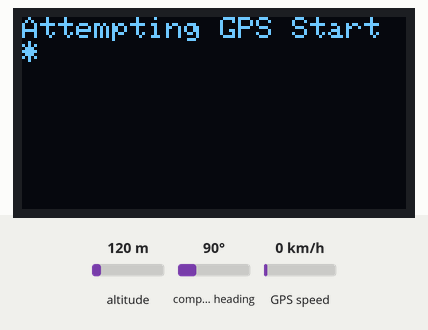
This sketch was run on a simulated ESP32. Shown: 128×64 one-colour display. The inputs (shaded band) are chosen by the test bench; at power-on: altitude 120 m, compass heading 90°, GPS speed 0 km/h. The GPS gets a fix after 3 s at 37.7749, -122.4194 with 8 satellites; what the sketch prints to the serial monitor is not drawn.

Above: at 1.2 s.
At 2.3 s:
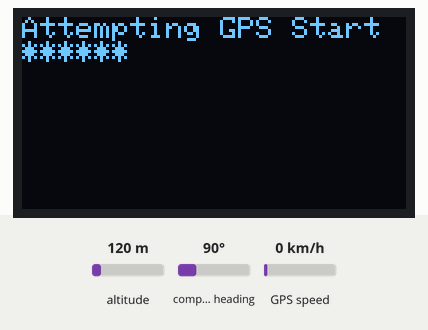
At 3.4 s:
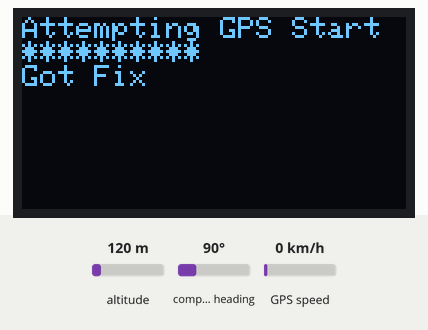
At 4.5 s:
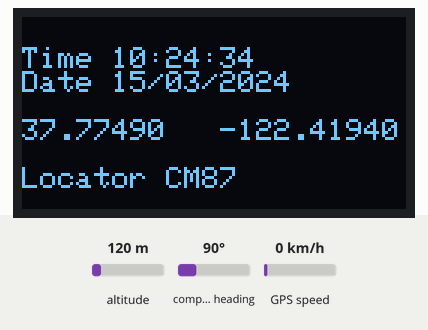
At 20.8 s:
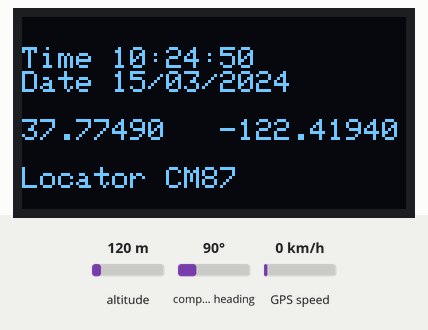
At 38.2 s:
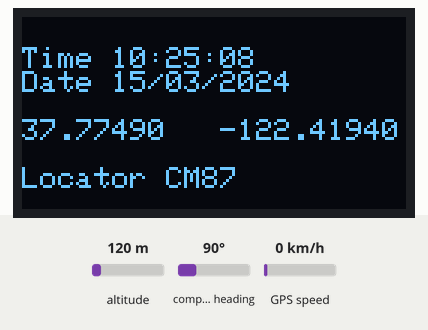

The sketch:

GPS_Time_Location_OLED.ino
```cpp
// (licence header left out)
/*****************************************************************************************************************
*** This is the third in a series of programs that culminates in a WSPR beacon transmitter. Each program       ***
*** builds on the previous one by adding 1 component or more code. This program gets the date, time, and       ***
*** location from GPS and displays this in the serial monitor and on the OLED display                          ***
*** The OLED library is Adafruit_SSD1306 which also requires Adafruit_GFX. Both are available from the Arduino ***
*** library manager                                                                                            ***
******************************************************************************************************************/
#define DEBUG  // Comment this line to supress debugging to the serial port

#include <TinyGPSPlus.h>
#include <HardwareSerial.h>
#include <Adafruit_GFX.h>      //  Adafruit 1.11.9
#include <Adafruit_SSD1306.h>  //  Adafruit 2.5.9


HardwareSerial gpsPort(2);
TinyGPSPlus gps;
#define RX_PIN 16          // ESP32 Pin connected to the TX of the GPS module
#define TX_PIN 17          // ESP32 Pin connected to the RX of the GPS module
const int GPSBaud = 9600;  // set to your GPS baud rate. Some are 4800, some are 9600
char locator[5] = "****";  // will be computed from gps latitude and longitude
//OLED Display
#define SCREEN_WIDTH 128                                           // OLED display width, in pixels
#define SCREEN_HEIGHT 64                                           // OLED display height, in pixels
Adafruit_SSD1306 display(SCREEN_WIDTH, SCREEN_HEIGHT, &Wire, -1);  // create an instance of the SSD1306

/***************************************************************************************
***                          Initialse the OLED                                      ***
****************************************************************************************/
void initialiseDisplay() {
  if (!display.begin(SSD1306_SWITCHCAPVCC, 0x3C)) {  // Address found in I2C_Scanner.ino = 0x3C
    Serial.println("SSD1306 allocation failed");     // if the display isn't found you can't write an error message on it
  } else {
    display.clearDisplay();
    display.setTextSize(1);
    display.setTextColor(WHITE);
    display.setCursor(0, 10);
    display.display();  // you need display.display() or you don't update the display
  }
}
/******************************[ smartDelay ] ************************************************
*** allow the gps to be updated while having a delay in the program                        ***
**********************************************************************************************/
static void smartDelay(unsigned long ms) {
  unsigned long start = millis();
  do {
    while (gpsPort.available())
      gps.encode(gpsPort.read());
  } while (millis() - start < ms);
}

/************************************[ initialiseGPS ] **************************************
***  initialise the GPS module and wait till a valid set of data is received              ***
*********************************************************************************************/

void initialiseGPS() {
  int attempts = 1;
  boolean validData = false;  // the isValid flag only indicates a valid sentence was received, it doesn't mean the data is valid

  display.clearDisplay();
  display.setCursor(0, 0);
  display.println("Attempting GPS Start");
  display.display();
  gpsPort.begin(GPSBaud, SERIAL_8N1, RX_PIN, TX_PIN);
  gps.encode(gpsPort.read());
  validData = ((gps.date.day() > 0) && (gps.date.month() > 0) && (gps.date.year() > 0) && ((abs(gps.location.lat()) > 0.1)) && ((abs(gps.location.lng()) > 0.1)));  //apparently these all come back as zero if no fix but gps.date.isValid() is true
  while (!validData) {
    gps.encode(gpsPort.read());
    validData = ((gps.date.day() > 0) && (gps.date.month() > 0) && (gps.date.year() > 0) && ((abs(gps.location.lat()) > 0.1)) && ((abs(gps.location.lng()) > 0.1)));  //apparently these all come back as zero if no fix but gps.date.isValid() is true
#ifdef DEBUG                                                                                                                                                          // newlines on serial port
    if (attempts % 60 == 0) {
      Serial.println();
    } else {
      Serial.print("*");
    }
#endif

    if (attempts % 120 == 0) {  // new screen on OLED
      display.clearDisplay();
      display.setCursor(0, 0);
      display.println("Attempting GPS Start");
    } else {
      display.print("*");
      display.display();
    }
    attempts++;
    smartDelay(200);
  }

  display.println();
  display.println("Got Fix");
#ifdef DEBUG
  Serial.println();
  Serial.println("Got Satellite Fix");
#endif
  display.display();
  delay(1000);  // or you won't see the starting messages
}

/****************************[serialPadZero] ******************************************************
***       print a "0" in front of a single digit number in the Serial Monitor Output            ***
***************************************************************************************************/
void serialPadZero(int aNumber) {
  if (aNumber < 10) {
    Serial.print("0");
    Serial.print(aNumber);
  } else {
    Serial.print(aNumber);
  }
}
/***************************[displayPadZero]*************************************************
*** displayPadZero - print a "0" in front of a single digit number OLED display           ***
*********************************************************************************************/
void displayPadZero(int aNumber) {
  if (aNumber < 10) {
    display.print("0");
    display.print(aNumber);
  } else {
    display.print(aNumber);
  }
}


/**************************[mainScreen]*************************************************
***  This is the data I want to see all the time.                                    ***
***  1st line shows Time, 2nd Date, 3rd Latitude and Longitude, 4th Locator          ***
****************************************************************************************/
void mainScreen() {
  display.clearDisplay();  // connected at this point
  display.setCursor(0, 10);
  display.print("Time ");
  displayPadZero(gps.time.hour());
  display.print(':');
  displayPadZero(gps.time.minute());
  display.print(':');
  displayPadZero(gps.time.second());
  display.println();
  display.print("Date ");
  displayPadZero(gps.date.day());
  display.print('/');
  displayPadZero(gps.date.month());
  display.print('/');
  displayPadZero(gps.date.year());
  display.println();
  display.println();
  display.print(gps.location.lat(), 5);
  display.print("   ");
  display.print(gps.location.lng(), 5);
  display.println();
  display.println();
  display.print("Locator ");
  display.println(locator);
  display.display();
}
/*****************************[ serialPrintTime ]******************************************
*** show the time on the serial monitor                                                 ***
*******************************************************************************************/
void serialPrintTime() {
  Serial.print(gps.time.hour());
  Serial.print(":");
  Serial.print(gps.time.minute());
  Serial.print(":");
  Serial.print(gps.time.second());
  Serial.println();
}
/*****************************[ serialPrintDate ]******************************************
*** show the date on the serial monitor                                                 ***
*******************************************************************************************/
void serialPrintDate() {
  Serial.print(gps.date.day());
  Serial.print("/");
  Serial.print(gps.date.month());
  Serial.print("/");
  Serial.println(gps.date.year());
}
/*****************************[ serialPrintLatLongAlt ]************************************
*** show the latitude, longitude, altitude, and locator on the serial monitor           ***
*******************************************************************************************/
void serialPrintLatLongAlt() {
  Serial.print("Lat = ");
  Serial.print(gps.location.lat(), 5);  // 5 decimal places
  Serial.print("  Lat = ");
  Serial.print(gps.location.lng(), 5);
  Serial.print("  Altitude = ");
  Serial.print(gps.altitude.meters());
  Serial.print(" Mtrs");
  Serial.print("   Locator = ");
  Serial.println(locator);
}
/***************************[getLocator]*****************************************************
*** Get the locator from the GPS latitude and longitude                                   ***
*********************************************************************************************/
void getLocator() {
  float latitude{ gps.location.lat() + 90.0 };
  float longitude{ gps.location.lng() + 180.0 };

  locator[0] = 'A' + (longitude / 20);
  locator[1] = 'A' + (latitude / 10);

  locator[2] = '0' + (int(longitude / 2) % 10);
  locator[3] = '0' + (int(latitude) % 10);

  locator[4] = '\0';
}
/***********************[setup]********************************************
***   The setup() function runs only once at the start of the program   ***
***   When it gets to the end of the loop it goes back to the beginning ***
***************************************************************************/

void setup() {
  Serial.begin(115200);
  delay(1000); // give the port time to open
#ifdef DEBUG
  Serial.println("Starting Up - Looking for satellites");
#endif
  initialiseDisplay();
  initialiseGPS();
  getLocator();
#ifdef DEBUG
  Serial.println();
  Serial.print("Got Fix. Number Of Satellites = ");  // if we get to this line the GPS module is communicating with the ESP32
  Serial.println(gps.satellites.value());
#endif
}
/***************************[Loop]*****************************************
***   The loop() function runs continuously after setup.                ***
***   When it gets to the end of the loop it goes back to the beginning ***
***************************************************************************/
void loop() {

  // delay(500);  //wait 1 second before getting the time from the GPS, this will mean our output is a bit behind real time
  while (gpsPort.available() > 0) {
    if (gps.encode(gpsPort.read())) {
    }
  }

  if (gps.date.isUpdated()) {
    serialPrintDate();
  }
  if (gps.time.isUpdated()) {
    serialPrintTime();
    Serial.print("Number Of Satellites = ");
    Serial.println(gps.satellites.value());
    serialPrintLatLongAlt();
    getLocator();
  }

  mainScreen();  // at end so that when date, time not known it doesn't crash
}
```

Measured:
- what the display in image 2 shows lasts 1.0 s, from 3.4 s to 4.4 s
